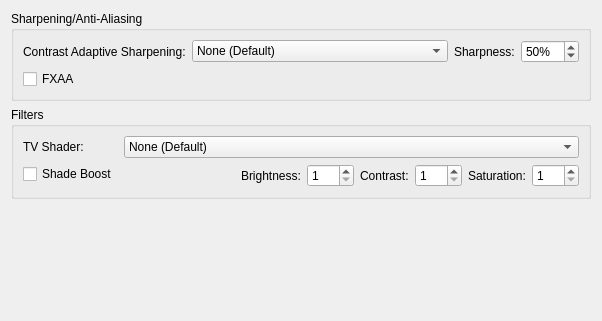
     <widget class="QWidget" name="postProcessingTab">
      <attribute name="title">
       <string>Post-Processing</string>
      </attribute>
      <layout class="QVBoxLayout" name="verticalLayout_5">
       <item>
        <widget class="QGroupBox" name="groupBox_5">
         <property name="title">
          <string>Sharpening/Anti-Aliasing</string>
         </property>
         <layout class="QFormLayout" name="formLayout_2">
          <item row="0" column="0">
           <widget class="QLabel" name="casModeLabel">
            <property name="text">
             <string extracomment="You might find an official translation for this on AMD's website (Spanish version linked): https://www.amd.com/es/technologies/radeon-software-fidelityfx">Contrast Adaptive Sharpening:</string>
            </property>
           </widget>
          </item>
          <item row="0" column="1">
           <layout class="QHBoxLayout" name="horizontalLayout_6">
            <item>
             <widget class="QComboBox" name="casMode">
              <item>
               <property name="text">
                <string>None (Default)</string>
               </property>
              </item>
              <item>
               <property name="text">
                <string>Sharpen Only (Internal Resolution)</string>
               </property>
              </item>
              <item>
               <property name="text">
                <string>Sharpen and Resize (Display Resolution)</string>
               </property>
              </item>
             </widget>
            </item>
            <item>
             <layout class="QHBoxLayout" name="horizontalLayout_7">
              <item>
               <widget class="QLabel" name="casSharpnessLabel">
                <property name="text">
                 <string>Sharpness:</string>
                </property>
               </widget>
              </item>
              <item>
               <widget class="QSpinBox" name="casSharpness">
                <property name="suffix">
                 <string extracomment="Percentage sign that will appear next to a number. Add a space or whatever is needed before depending on your language.">%</string>
                </property>
                <property name="maximum">
                 <number>100</number>
                </property>
                <property name="value">
                 <number>50</number>
                </property>
               </widget>
              </item>
             </layout>
            </item>
           </layout>
          </item>
          <item row="1" column="0" colspan="2">
           <widget class="QCheckBox" name="fxaa">
            <property name="text">
             <string>FXAA</string>
            </property>
           </widget>
          </item>
         </layout>
        </widget>
       </item>
       <item>
        <widget class="QGroupBox" name="groupBox_7">
         <property name="title">
          <string>Filters</string>
         </property>
         <layout class="QFormLayout" name="formLayout_5">
          <item row="0" column="0">
           <widget class="QLabel" name="tvShaderLabel">
            <property name="text">
             <string>TV Shader:</string>
            </property>
           </widget>
          </item>
          <item row="0" column="1">
           <widget class="QComboBox" name="tvShader">
            <item>
             <property name="text">
              <string>None (Default)</string>
             </property>
            </item>
            <item>
             <property name="text">
              <string>Scanline Filter</string>
             </property>
            </item>
            <item>
             <property name="text">
              <string>Diagonal Filter</string>
             </property>
            </item>
            <item>
             <property name="text">
              <string>Triangular Filter</string>
             </property>
            </item>
            <item>
             <property name="text">
              <string>Wave Filter</string>
             </property>
            </item>
            <item>
             <property name="text">
              <string extracomment="Lottes = Timothy Lottes, the creator of the shader filter. Leave as-is. CRT= Cathode Ray Tube, an old type of television technology.">Lottes CRT</string>
             </property>
            </item>
            <item>
             <property name="text">
              <string>4xRGSS downsampling (4x Rotated Grid SuperSampling)</string>
             </property>
            </item>
            <item>
             <property name="text">
              <string>NxAGSS downsampling (Nx Automatic Grid SuperSampling)</string>
             </property>
            </item>
           </widget>
          </item>
          <item row="1" column="0">
           <widget class="QCheckBox" name="shadeBoost">
            <property name="text">
             <string>Shade Boost</string>
            </property>
           </widget>
          </item>
          <item row="1" column="1">
           <layout class="QHBoxLayout" name="horizontalLayout_4">
            <item>
             <spacer name="horizontalSpacer">
              <property name="orientation">
               <enum>Qt::Orientation::Horizontal</enum>
              </property>
              <property name="sizeHint" stdset="0">
               <size>
                <width>40</width>
                <height>20</height>
               </size>
              </property>
             </spacer>
            </item>
            <item>
             <widget class="QLabel" name="brightnessLabel">
              <property name="text">
               <string>Brightness:</string>
              </property>
             </widget>
            </item>
            <item>
             <widget class="QSpinBox" name="shadeBoostBrightness">
              <property name="minimum">
               <number>1</number>
              </property>
              <property name="maximum">
               <number>100</number>
              </property>
             </widget>
            </item>
            <item>
             <widget class="QLabel" name="contrastLabel">
              <property name="text">
               <string>Contrast:</string>
              </property>
             </widget>
            </item>
            <item>
             <widget class="QSpinBox" name="shadeBoostContrast">
              <property name="minimum">
               <number>1</number>
              </property>
              <property name="maximum">
               <number>100</number>
              </property>
             </widget>
            </item>
            <item>
             <widget class="QLabel" name="saturationLabel">
              <property name="text">
               <string>Saturation:</string>
              </property>
             </widget>
            </item>
            <item>
             <widget class="QSpinBox" name="shadeBoostSaturation">
              <property name="minimum">
               <number>1</number>
              </property>
              <property name="maximum">
               <number>100</number>
              </property>
             </widget>
            </item>
           </layout>
          </item>
         </layout>
        </widget>
       </item>
       <item>
        <spacer name="verticalSpacer_5">
         <property name="orientation">
          <enum>Qt::Orientation::Vertical</enum>
         </property>
         <property name="sizeHint" stdset="0">
          <size>
           <width>20</width>
           <height>111</height>
          </size>
         </property>
        </spacer>
       </item>
      </layout>
     </widget>
